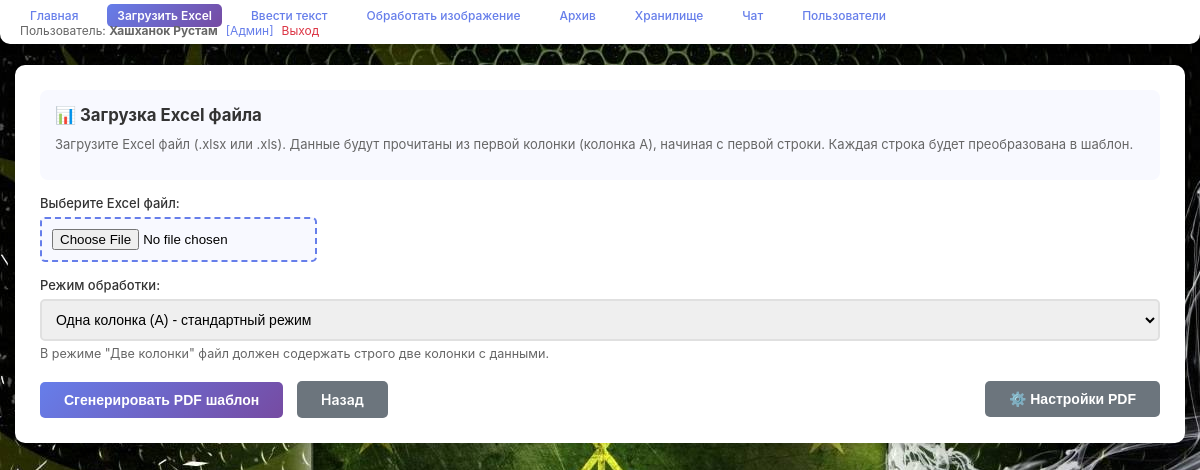
The page /upload_excel (signed in) on the database its author committed.
### models.py (models this page shows, shortened)
class User(UserMixin, db.Model):
    __tablename__ = "users"
    id = db.Column(db.Integer, primary_key=True)
    username = db.Column(db.String(80), unique=True, nullable=False, index=True)
    full_name = db.Column(db.String(200), nullable=True)  # Полное имя пользователя
    password_hash = db.Column(db.String(255), nullable=False)
    is_admin = db.Column(db.Integer, default=0, nullable=False)  # 0 = обычный, 1 = админ
    created_at = db.Column(db.DateTime, default=datetime.utcnow, nullable=False)
    archives = db.relationship("Archive", backref="user", lazy=True, cascade="all, delete-orphan")
    settings = db.relationship("UserSettings", backref="user", uselist=False, cascade="all, delete-orphan")
    file_storage = db.relationship("FileStorage", backref="user", lazy=True, cascade="all, delete-orphan")
    messages = db.relationship("Message", backref="user", lazy=True, cascade="all, delete-orphan")
    def get_display_name(self) -> str:
        return self.full_name if self.full_name else self.username

class UserSettings(db.Model):
    __tablename__ = "user_settings"
    id = db.Column(db.Integer, primary_key=True)
    user_id = db.Column(db.Integer, db.ForeignKey("users.id"), unique=True, nullable=False)
    width = db.Column(db.Float, default=75.0, nullable=False)
    height = db.Column(db.Float, default=120.0, nullable=False)
    rows_per_page = db.Column(db.Integer, default=5, nullable=False)
    columns_per_page = db.Column(db.Integer, default=1, nullable=False)
    excel_mode = db.Column(db.String(20), default="one_column", nullable=False)  # "one_column" или "two_columns"

### app.py (the view, shortened to what this page needs)
@app.route("/upload_excel", methods=["GET", "POST"])
@login_required
def upload_excel():
    if request.method == "GET":
        pdf_settings = get_user_settings(current_user.id)
        return render_template("upload_excel.html", pdf_settings=pdf_settings)

### app.py (called while the page is built, shortened)
@login_manager.user_loader
def load_user(user_id):
    return User.query.get(int(user_id))

def get_user_settings(user_id):
    settings = UserSettings.query.filter_by(user_id=user_id).first()
    return {
        "width": settings.width,
        "height": settings.height,
        "rows_per_page": settings.rows_per_page,
        "columns_per_page": settings.columns_per_page,
        "excel_mode": settings.excel_mode
    }

### templates/upload_excel.html (shortened to what this page needs)
{% extends "base.html" %}
{% block content %}
<div class="card">
    <h2>📊 Загрузка Excel файла</h2>
    <p class="info-text">
        Загрузите Excel файл (.xlsx или .xls). Данные будут прочитаны из первой колонки (колонка A),
        начиная с первой строки. Каждая строка будет преобразована в шаблон.
    </p>
</div>
<form method="POST" enctype="multipart/form-data" action="{{ url_for('upload_excel') }}" target="_blank">
    <div class="form-group">
        <label for="file">Выберите Excel файл:</label>
        <input type="file" id="file" name="file" accept=".xlsx,.xls" required>
    </div>
    <div class="form-group">
        <label for="excel_mode">Режим обработки:</label>
        <select id="excel_mode" name="excel_mode">
            <option value="one_column" {% if pdf_settings.excel_mode == 'one_column' %}selected{% endif %}>Одна колонка (A) - стандартный режим</option>
        </select>
        <p style="color: #666; font-size: 0.9em; margin-top: 5px;">
            В режиме "Две колонки" файл должен содержать строго две колонки с данными.
        </p>
    </div>
    <div style="display: flex; justify-content: space-between; align-items: center; margin-top: 20px;">
        <div>
            <button type="submit" class="btn">Сгенерировать PDF шаблон</button>
            <a href="{{ url_for('index') }}" class="btn btn-secondary" style="margin-left: 10px;">Назад</a>
        </div>
        <button type="button" class="btn btn-secondary" onclick="openSettingsModal()">
            ⚙️ Настройки PDF
        </button>
    </div>
</form>
{% endblock %}

### templates/base.html (shortened to what this page needs)
<!DOCTYPE html>
<html lang="ru">
<head>
</head>
<body>
    <div class="container">
        <header>
            <div style="display: flex; justify-content: space-between; align-items: center; flex-wrap: wrap;">
                <nav>
                    {% if current_user.is_authenticated %}
                    <a href="{{ url_for('index') }}">Главная</a>
                    <a href="{{ url_for('upload_excel') }}">Загрузить Excel</a>
                    <a href="{{ url_for('upload_text') }}">Ввести текст</a>
                    <a href="{{ url_for('decode_qr') }}">Обработать изображение</a>
                    <a href="{{ url_for('archive') }}">Архив</a>
                    <a href="{{ url_for('storage') }}">Хранилище</a>
                    <a href="{{ url_for('chat') }}">Чат</a>
                    {% if current_user.is_admin == 1 %}
                    <a href="{{ url_for('users') }}">Пользователи</a>
                    {% endif %}
                    {% endif %}
                </nav>
                {% if current_user.is_authenticated %}
                <div style="color: #666; font-size: 12px; display: flex; align-items: center; gap: 8px;">
                    <span>Пользователь: <strong>{{ current_user.get_display_name() }}</strong></span>
                    {% if current_user.is_admin == 1 %}
                    <span style="color: #667eea;">[Админ]</span>
                    {% endif %}
                    <a href="{{ url_for('logout') }}" style="color: #dc3545; text-decoration: none;">Выход</a>
                </div>
                {% endif %}
            </div>
        </header>
        <div class="content">
            {% block content %}{% endblock %}
        </div>
    </div>
</body>
</html>

### rows shown on the page
User: get_display_name "Хашханок Рустам"
UserSettings: excel_mode "Одна колонка (A) - стандартный режим"
